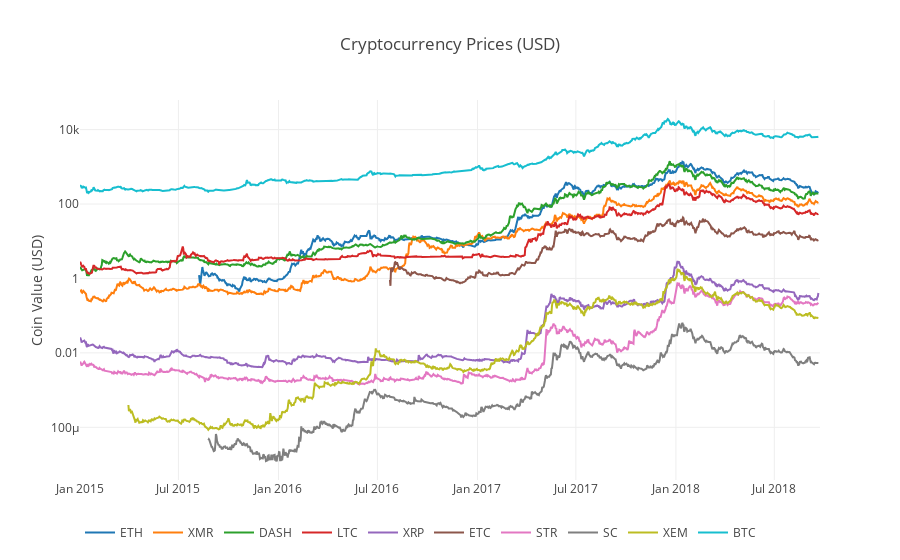

The cell this chart's notebook holds for it:
### Markdown cell above
Let's change the scale of the chart to logarithmic

### Code cell
df_scatter(df, 'Cryptocurrency Prices (USD)', seperate_y_axis=False, y_axis_label='Coin Value (USD)', scale='log')

### Figure 1 — Plotly figure (JSON) as saved in the notebook; plotly's stock layout.template omitted (floating-point values rounded to 4 significant figures; data arrays with more than 128 entries replaced by an {"elided": "..."} marker saying what was removed)
{"data": [{"name": "ETH", "type": "scatter", "visible": "visible", "x": {"elided": "1362 str values"}, "y": {"elided": "1362 float values"}}, {"name": "XMR", "type": "scatter", "visible": "visible", "x": {"elided": "1362 str values"}, "y": {"elided": "1362 float values"}}, {"name": "DASH", "type": "scatter", "visible": "visible", "x": {"elided": "1362 str values"}, "y": {"elided": "1362 float values"}}, {"name": "LTC", "type": "scatter", "visible": "visible", "x": {"elided": "1362 str values"}, "y": {"elided": "1362 float values"}}, {"name": "XRP", "type": "scatter", "visible": "visible", "x": {"elided": "1362 str values"}, "y": {"elided": "1362 float values"}}, {"name": "ETC", "type": "scatter", "visible": "visible", "x": {"elided": "1362 str values"}, "y": {"elided": "1362 float values"}}, {"name": "STR", "type": "scatter", "visible": "visible", "x": {"elided": "1362 str values"}, "y": {"elided": "1362 float values"}}, {"name": "SC", "type": "scatter", "visible": "visible", "x": {"elided": "1362 str values"}, "y": {"elided": "1362 float values"}}, {"name": "XEM", "type": "scatter", "visible": "visible", "x": {"elided": "1362 str values"}, "y": {"elided": "1362 float values"}}, {"name": "BTC", "type": "scatter", "visible": "visible", "x": {"elided": "1362 str values"}, "y": {"elided": "1362 float values"}}], "layout": {"legend": {"orientation": "h"}, "title": "Cryptocurrency Prices (USD)", "xaxis": {"type": "date"}, "yaxis": {"showticklabels": true, "title": "Coin Value (USD)", "type": "log"}}}
